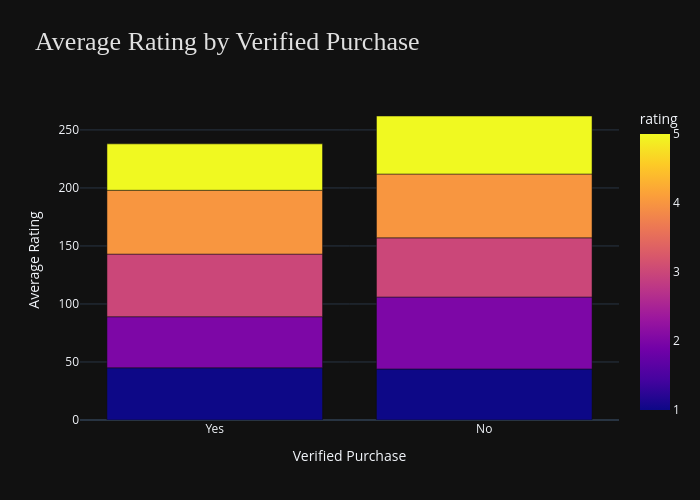

Notebook code cell kept with this figure:
### Code cell
# 7. Are verified users more satisfied than non-verified ones?

verified_df = review_df.groupby('rating')['verified_purchase'].value_counts().reset_index(name='count')

fig = px.bar(
    verified_df,
    x='verified_purchase',
    y='count',
    color='rating',
    title='Average Rating by Verified Purchase',
    barmode='stack'
)

fig.update_layout(
    width = 700,
    height = 500,
    xaxis_title='Verified Purchase',
    yaxis_title='Average Rating',
    title_font=dict(size=26, color='#E0E0E0', family='Arial Black'),
    template="plotly_dark")
fig.show()

### Figure 1 — Plotly figure (JSON) as saved in the notebook; plotly's stock layout.template omitted (floating-point values rounded to 4 significant figures)
{"data": [{"hovertemplate": "verified_purchase=%{x}<br>count=%{y}<br>rating=%{marker.color}<extra></extra>", "legendgroup": "", "marker": {"color": [1, 1, 2, 2, 3, 3, 4, 4, 5, 5], "coloraxis": "coloraxis", "pattern": {"shape": ""}}, "name": "", "orientation": "v", "showlegend": false, "textposition": "auto", "type": "bar", "x": ["Yes", "No", "No", "Yes", "Yes", "No", "No", "Yes", "No", "Yes"], "xaxis": "x", "y": [45, 44, 62, 44, 54, 51, 55, 55, 50, 40], "yaxis": "y"}], "layout": {"barmode": "stack", "coloraxis": {"colorbar": {"title": {"text": "rating"}}, "colorscale": [[0, "#0d0887"], [0.1111, "#46039f"], [0.2222, "#7201a8"], [0.3333, "#9c179e"], [0.4444, "#bd3786"], [0.5556, "#d8576b"], [0.6667, "#ed7953"], [0.7778, "#fb9f3a"], [0.8889, "#fdca26"], [1, "#f0f921"]]}, "height": 500, "legend": {"tracegroupgap": 0}, "title": {"font": {"color": "#E0E0E0", "family": "Arial Black", "size": 26}, "text": "Average Rating by Verified Purchase"}, "width": 700, "xaxis": {"anchor": "y", "domain": [0, 1], "title": {"text": "Verified Purchase"}}, "yaxis": {"anchor": "x", "domain": [0, 1], "title": {"text": "Average Rating"}}}}
